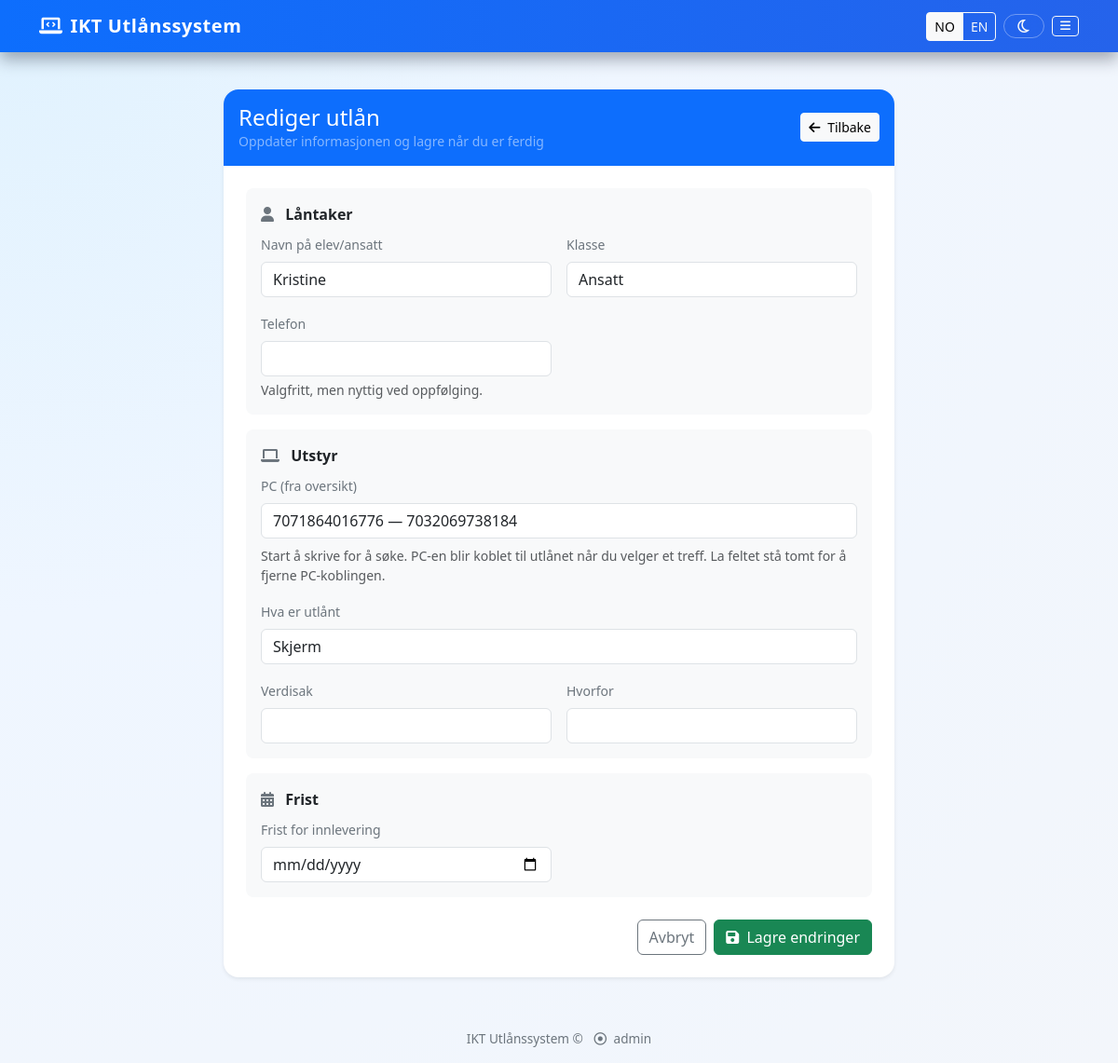
Before: /loan/5/edit (signed in) with the older database file.
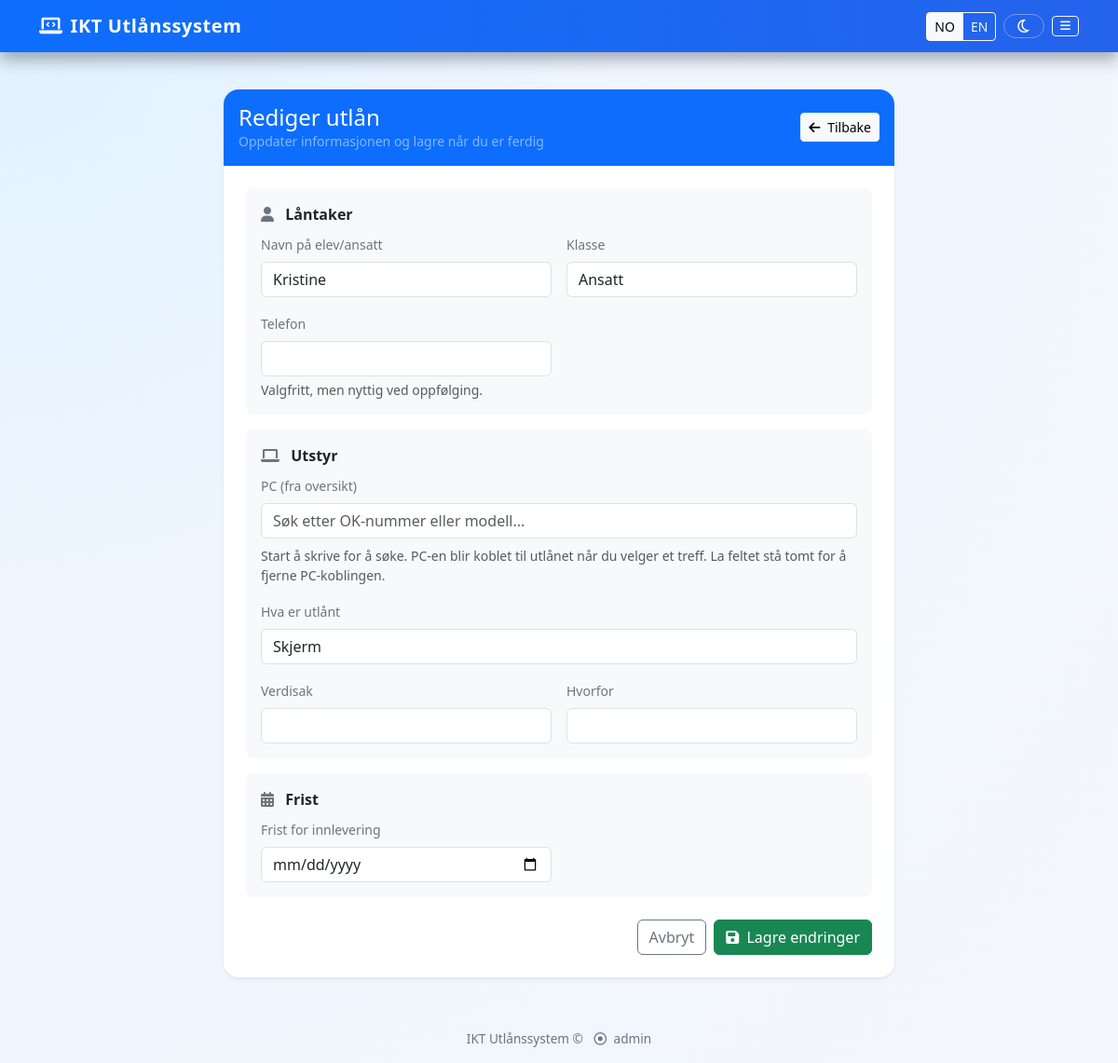
After: the same page with the newer database file.
### app.py (models this page shows, shortened)
class PC(db.Model):
    __tablename__ = "pc"  # stabilt tabellnavn
    id = db.Column(db.Integer, primary_key=True)
    ok_number = db.Column(db.String(50), unique=True, nullable=False)
    model_type = db.Column(db.String(100), nullable=False)
    notes = db.Column(db.String(200))

### app.py (the view, shortened to what this page needs)
@app.route('/loan/<int:loan_id>/edit', methods=['GET', 'POST'])
@login_required
def edit_loan(loan_id):
    loan = Loan.query.get_or_404(loan_id)
    pcs = PC.query.order_by(PC.ok_number.asc()).all()
    is_admin = session.get('is_admin', False)
    is_owner = loan.user_id == session.get('user_id')
    if not is_admin and not is_owner:
        flash('Du har ikke tilgang til å endre dette utlånet.', 'danger')
        return redirect(url_for('dashboard'))
    return render_template(
        'loan_edit.html',
        loan=loan,
        pcs=pcs,
        is_admin=is_admin,
        is_owner=is_owner
    )

### app.py (called while the page is built)
def translate(text: str) -> str:
    lang = session.get("lang", "no")
    if lang == "en":
        return translations.get("en", {}).get(text, text)
    return text

def login_required(f):
    @wraps(f)
    def wrap(*args, **kwargs):
        if 'user_id' not in session:
            flash('Du må logge inn først.', 'danger')
            return redirect(url_for('login'))
        return f(*args, **kwargs)
    return wrap

@app.context_processor
def inject_admin_flag():
    return {
        "is_admin": session.get("is_admin", False),
        "t": translate,
        "item_t": translate_item,
        "class_t": translate_class,  # 👈 use this in templates for loan.class_info
        "current_lang": session.get("lang", "no"),
    }

### templates/loan_edit.html (shortened to what the changed rows need)
{% extends 'base.html' %}
{% block content %}
<div class="container py-3">
  <div class="row justify-content-center">
    <div class="col-lg-9 col-xl-8">
      <div class="card shadow-sm border-0">
        <div class="card-body p-4">
          <form method="post">
            <div class="p-3 bg-light rounded-3 mb-3">
              <div class="row g-3">
                <div class="col-12">
                  <label class="form-label small text-muted" for="pc_search_input">
                    PC (fra oversikt)
                  </label>
                  {%- set current_pc = pcs
                  |selectattr('id', 'equalto', loan.pc_id)
                  |list
                  |first
                  -%}
                  <input type="text" class="form-control mb-2" id="pc_search_input" list="pc_list"
                    placeholder="Søk etter OK-nummer eller modell..."
                    value="{% if current_pc %}{{ current_pc.ok_number }} — {{ current_pc.model_type }}{% endif %}">
                  <div class="form-text">
                    Start å skrive for å søke. PC-en blir koblet til utlånet når du velger et treff.
                    La feltet stå tomt for å fjerne PC-koblingen.
                  </div>
                </div>
              </div>
            </div>
          </form>
        </div>
      </div>
    </div>
  </div>
</div>
{% endblock %}

Changed rows visible on the page:
removed PC: ok_number "7071864016776 — 7032069738184"
